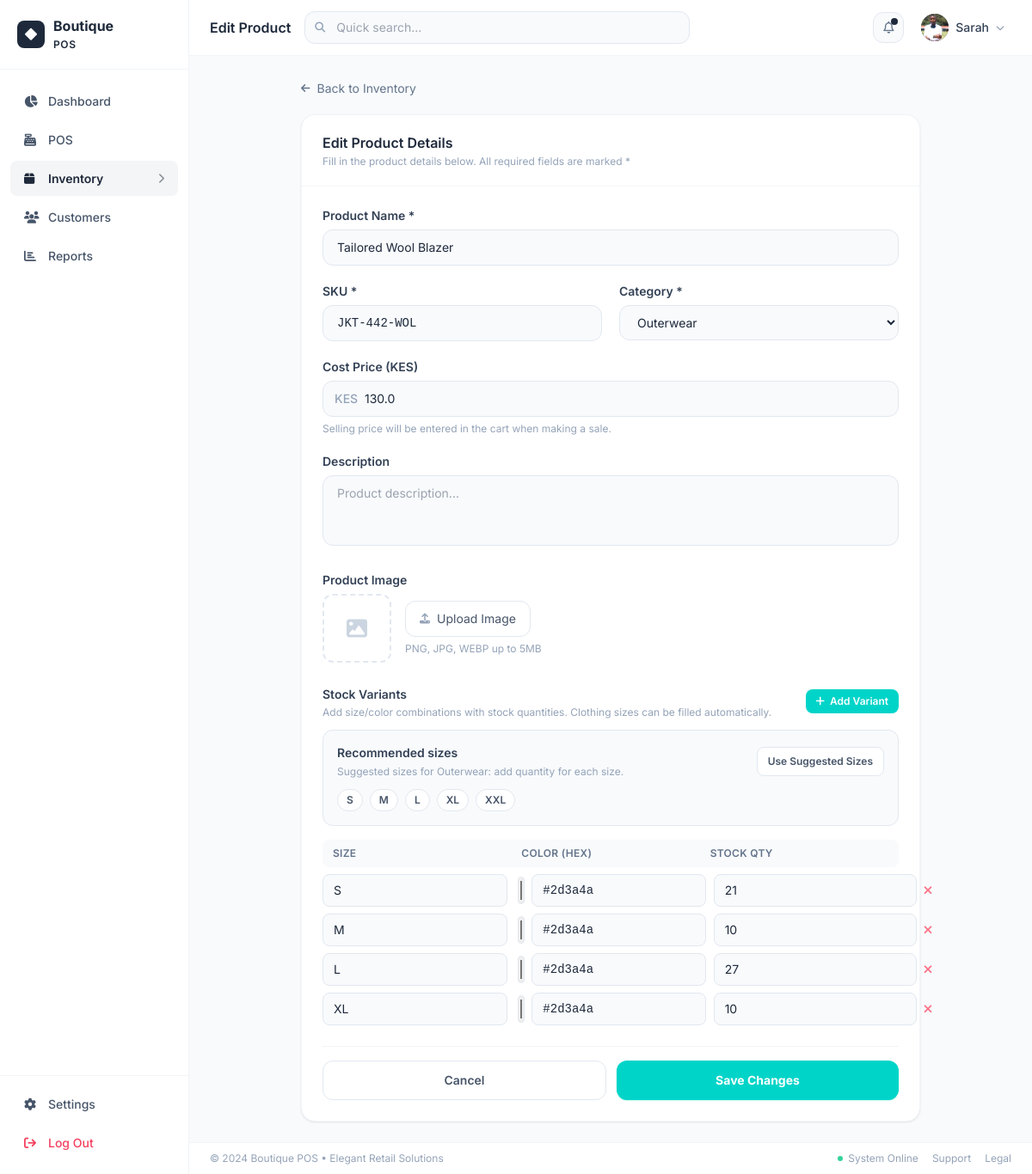
The page /inventory/edit/9 (signed in) on the database as committed earlier.
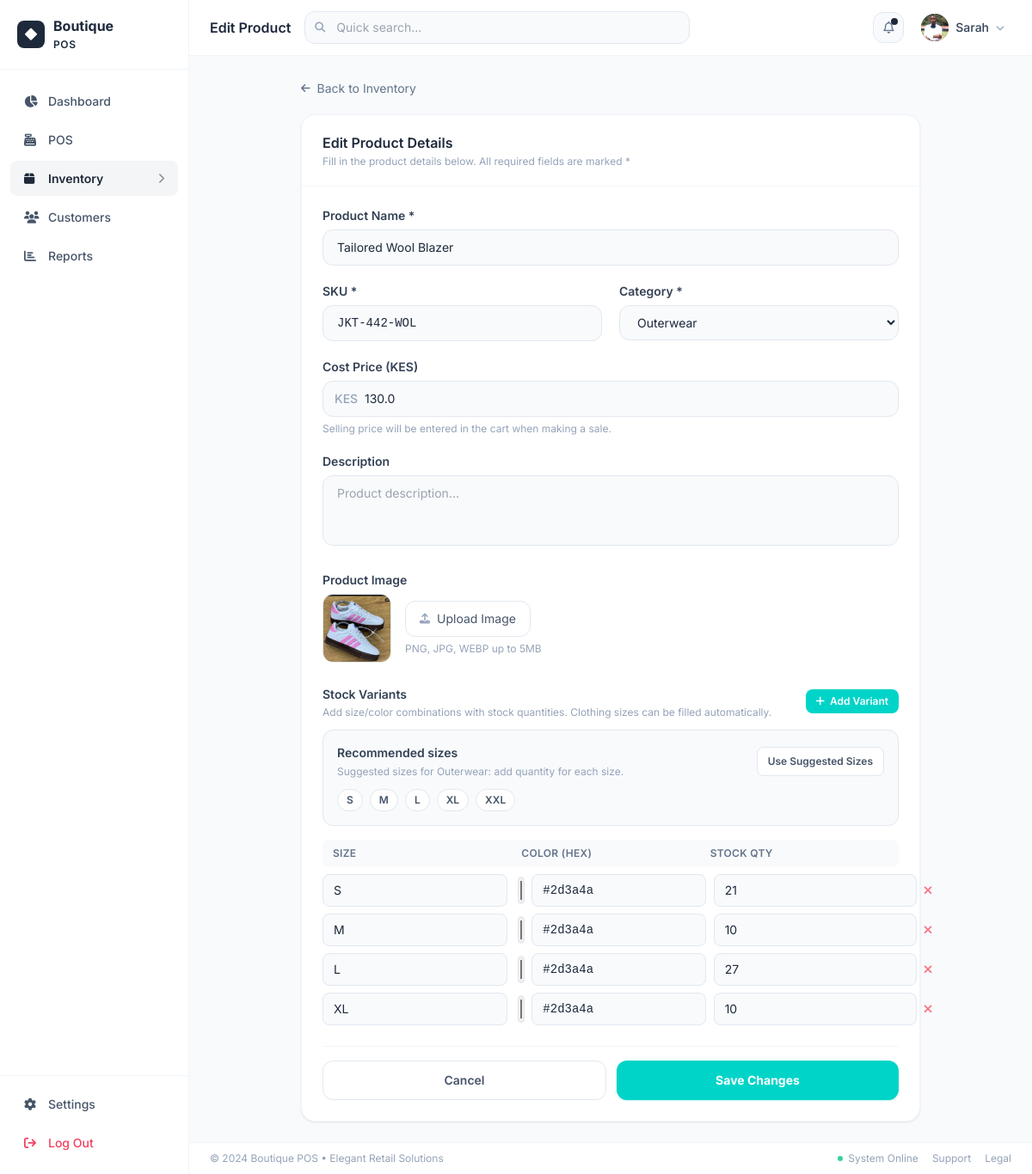
The same page on the database as committed later.
### app/models.py (models this page shows, shortened)
class ProductVariant(db.Model):
    __tablename__ = 'product_variants'
    id = db.Column(db.Integer, primary_key=True)
    product_id = db.Column(db.Integer, db.ForeignKey('products.id'), nullable=False)
    size = db.Column(db.String(20), default='')
    color = db.Column(db.String(50), default='')
    stock_qty = db.Column(db.Integer, default=0)
    created_at = db.Column(db.DateTime, default=datetime.utcnow)

class Product(db.Model):
    __tablename__ = 'products'
    id = db.Column(db.Integer, primary_key=True)
    name = db.Column(db.String(200), nullable=False)
    sku = db.Column(db.String(50), unique=True, nullable=False, index=True)
    category_id = db.Column(db.Integer, db.ForeignKey('categories.id'), nullable=False)
    price = db.Column(db.Float, nullable=False)
    cost_price = db.Column(db.Float, default=0.0)
    description = db.Column(db.Text, default='')
    image = db.Column(db.String(300), default='')
    is_active = db.Column(db.Boolean, default=True)
    created_at = db.Column(db.DateTime, default=datetime.utcnow)
    updated_at = db.Column(db.DateTime, default=datetime.utcnow, onupdate=datetime.utcnow)
    variants = db.relationship('ProductVariant', backref='product', lazy='dynamic',
                               cascade='all, delete-orphan')
    sale_items = db.relationship('SaleItem', backref='product', lazy='dynamic')

### app/routes/inventory.py (the view, shortened to what this page needs)
@inventory_bp.route('/inventory/edit/<int:product_id>', methods=['GET', 'POST'])
@login_required
def edit_product(product_id):
    product = Product.query.get_or_404(product_id)
    categories = Category.query.all()
    return render_template('inventory/form.html', categories=categories, product=product)

### app/models.py (called while the page is built)
@login_manager.user_loader
def load_user(user_id):
    return db.session.get(User, int(user_id))

    @staticmethod
    def get(key, default=''):
        row = StoreSetting.query.filter_by(key=key).first()
        return row.value if row else default

### app/utils.py (called while the page is built)
def extract_upload_filename(value):
    if not value:
        return ''
    cleaned = str(value).strip().replace('\\', '/').split('?', 1)[0].rstrip('/')
    return os.path.basename(cleaned)

def upload_url(value):
    if not value:
        return ''
    value = str(value).strip()
    if value.startswith(('http://', 'https://', 'data:')):
        return value
    filename = extract_upload_filename(value)
    if not filename:
        return value
    return url_for('uploaded_file', filename=filename)

### app/templates/inventory/form.html (shortened to what the changed rows need)
{% extends "base.html" %}
{% block page_title %}{% if product %}Edit Product{% else %}Add New Product{% endif %}{% endblock %}
{% block app_content %}
<div class="p-6 max-w-3xl mx-auto">
  <div class="bg-white rounded-2xl border border-slate-100 shadow-card">
    <div class="px-6 py-5 border-b border-slate-100">
      <h2 class="font-semibold text-slate-800 text-base">
        {{ 'Edit Product Details' if product else 'Add New Product' }}
      </h2>
    </div>
    <form method="POST" enctype="multipart/form-data" id="productForm" class="p-6 space-y-6">
      <div class="grid grid-cols-1 md:grid-cols-2 gap-5">
        <div class="md:col-span-2">
          <label class="block text-sm font-semibold text-slate-700 mb-1.5">Product Name *</label>
          <input type="text" name="name" required
                 value="{{ product.name if product else '' }}"
                 placeholder="e.g. Silk Wrap Midi Dress"
                 class="w-full px-4 py-2.5 border border-slate-200 rounded-xl text-sm bg-slate-50 focus:bg-white transition-all"/>
        </div>
        <div>
          <label class="block text-sm font-semibold text-slate-700 mb-1.5">SKU *</label>
          <input type="text" name="sku" required
                 value="{{ product.sku if product else '' }}"
                 placeholder="e.g. DRS-001-SLK"
                 class="w-full px-4 py-2.5 border border-slate-200 rounded-xl text-sm bg-slate-50 focus:bg-white transition-all font-mono"/>
        </div>
        <div class="md:col-span-2">
          <div class="relative">
            <span class="absolute left-3.5 top-1/2 -translate-y-1/2 text-slate-400 text-sm font-medium">KES</span>
            <input type="number" name="cost_price" step="0.01" min="0"
                   value="{{ product.cost_price if product else '' }}"
                   placeholder="0.00"
                   class="w-full pl-12 pr-4 py-2.5 border border-slate-200 rounded-xl text-sm bg-slate-50 focus:bg-white transition-all"/>
          </div>
        </div>
      </div>
      <div>
        <div class="flex items-center gap-4">
          {% if product and product.image %}
          <img id="imagePreview" src="{{ upload_url(product.image) }}" alt="" class="w-20 h-20 rounded-xl object-cover border border-slate-200"/>
          {% else %}
          <div id="imagePreview" class="w-20 h-20 rounded-xl border-2 border-dashed border-slate-200 flex items-center justify-center">
            <i class="fa-solid fa-image text-slate-300 text-2xl"></i>
          </div>
          {% endif %}
          <div class="flex-1">
            <label class="flex items-center gap-2 cursor-pointer px-4 py-2.5 border border-slate-200 rounded-xl text-sm text-slate-600 hover:bg-slate-50 transition w-fit">
            </label>
            <p class="text-xs text-slate-400 mt-1.5">PNG, JPG, WEBP up to 5MB</p>
          </div>
        </div>
      </div>
      <div>
        <div id="variantsContainer" class="space-y-2">
          {% if product %}
            {% for variant in product.variants %}
            <div class="variant-row grid grid-cols-3 gap-3 items-center">
              <input type="text" name="variant_size[]" value="{{ variant.size }}" placeholder="e.g. S, M, 38"
                     class="px-3 py-2 border border-slate-200 rounded-lg text-sm bg-slate-50 focus:bg-white transition-all"/>
              <div class="flex items-center gap-2">
                <input type="color" class="color-picker w-8 h-8 rounded cursor-pointer border border-slate-200" value="{{ variant.color if variant.color.startswith('#') else '#cccccc' }}"/>
                <input type="text" name="variant_color[]" value="{{ variant.color }}" placeholder="#000000"
                       class="flex-1 px-3 py-2 border border-slate-200 rounded-lg text-sm bg-slate-50 focus:bg-white transition-all font-mono"/>
              </div>
              <div class="flex items-center gap-2">
                <input type="number" name="variant_stock[]" value="{{ variant.stock_qty }}" min="0" placeholder="0"
                       class="flex-1 px-3 py-2 border border-slate-200 rounded-lg text-sm bg-slate-50 focus:bg-white transition-all"/>
                <button type="button" onclick="this.closest('.variant-row').remove()"
                        class="text-rose-400 hover:text-rose-600 transition text-sm">
                  <i class="fa-solid fa-xmark"></i>
                </button>
              </div>
            </div>
            {% endfor %}
          {% endif %}
        </div>
      </div>
    </form>
  </div>
</div>
{% endblock %}

Rows that differ between the two databases and show on the page:
changed Product "Tailored Wool Blazer": image: picture added
